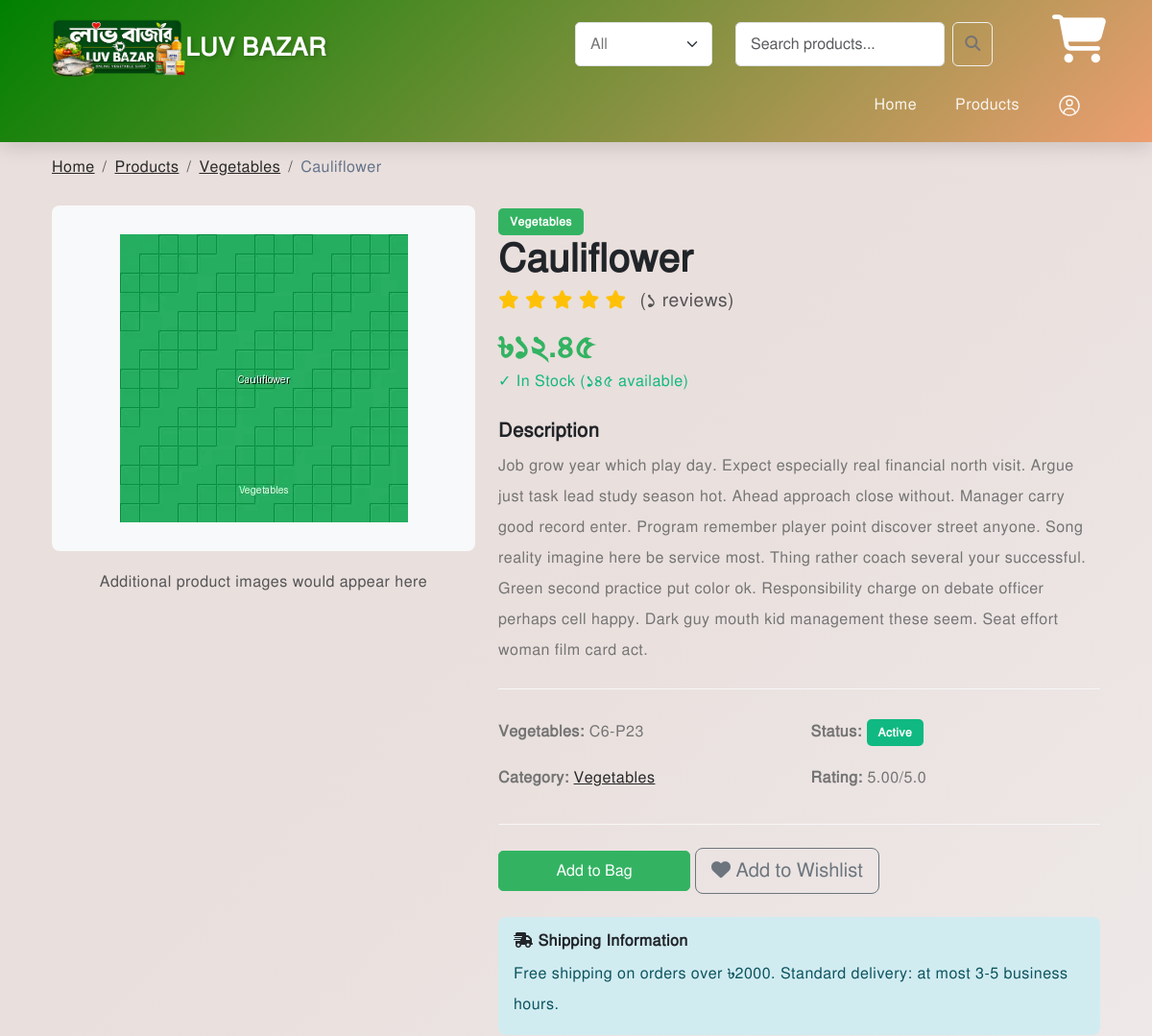
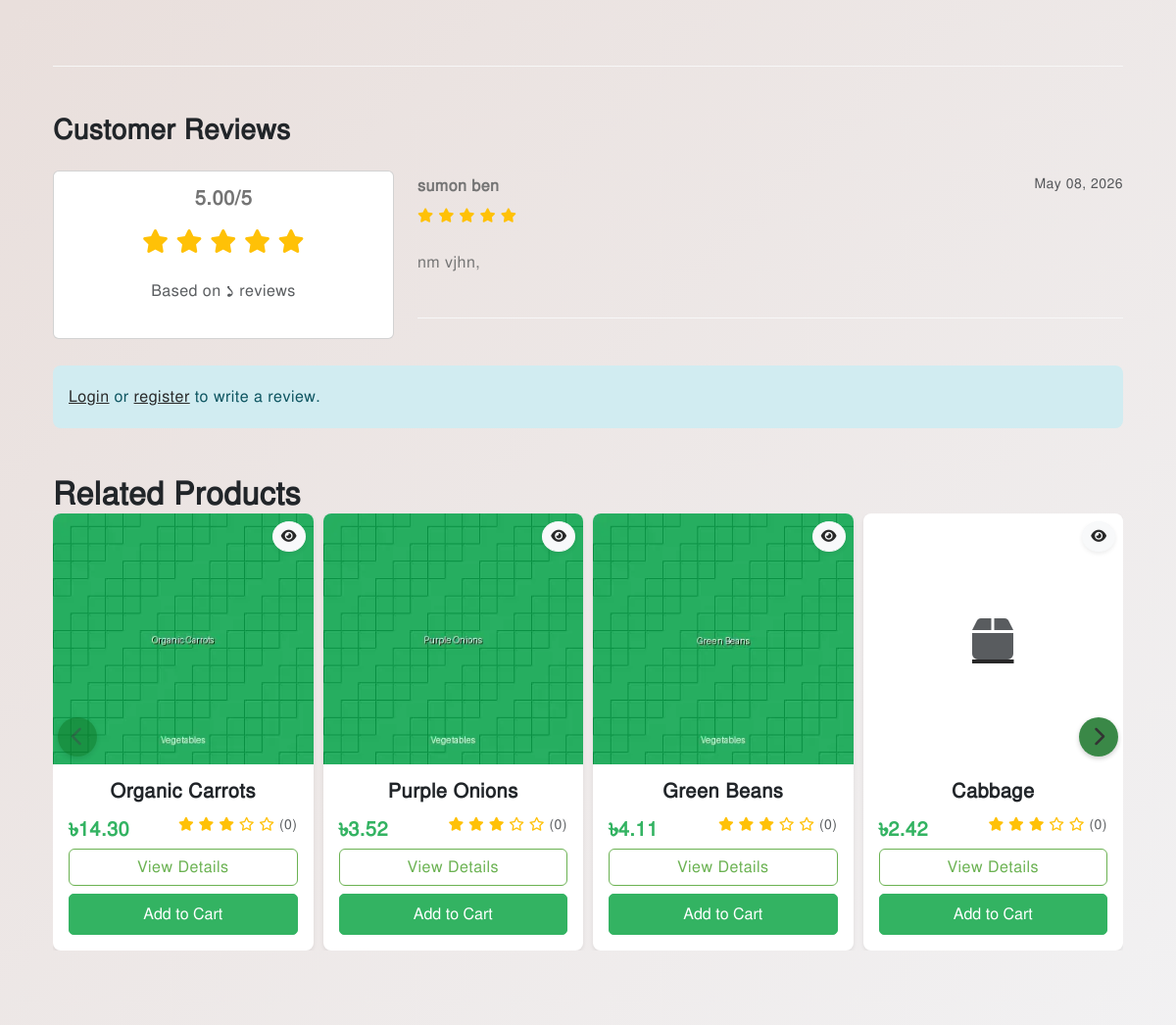
Page /products/cauliflower/ (upper part) on the earlier database version (2 pictures, top to bottom).
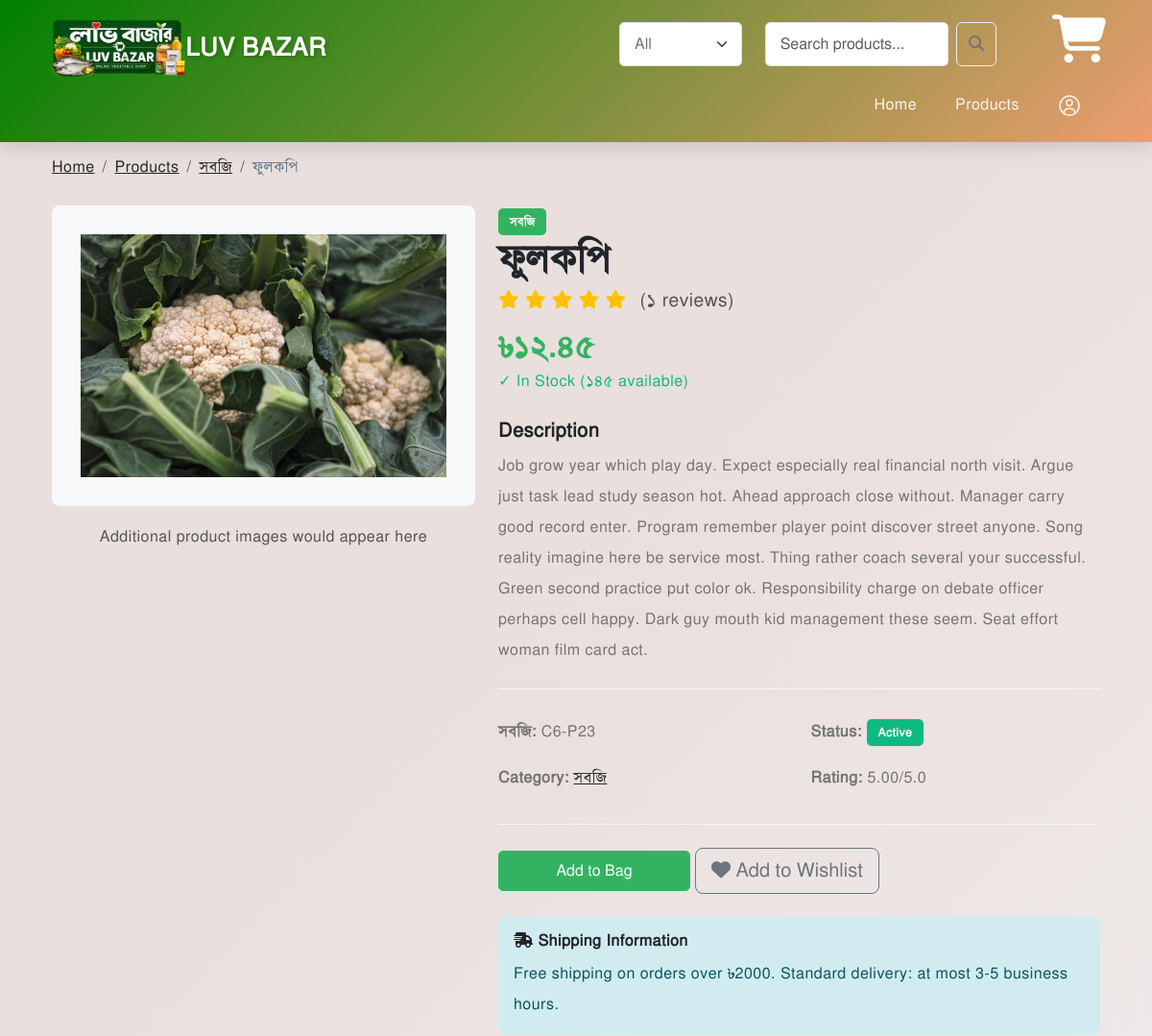
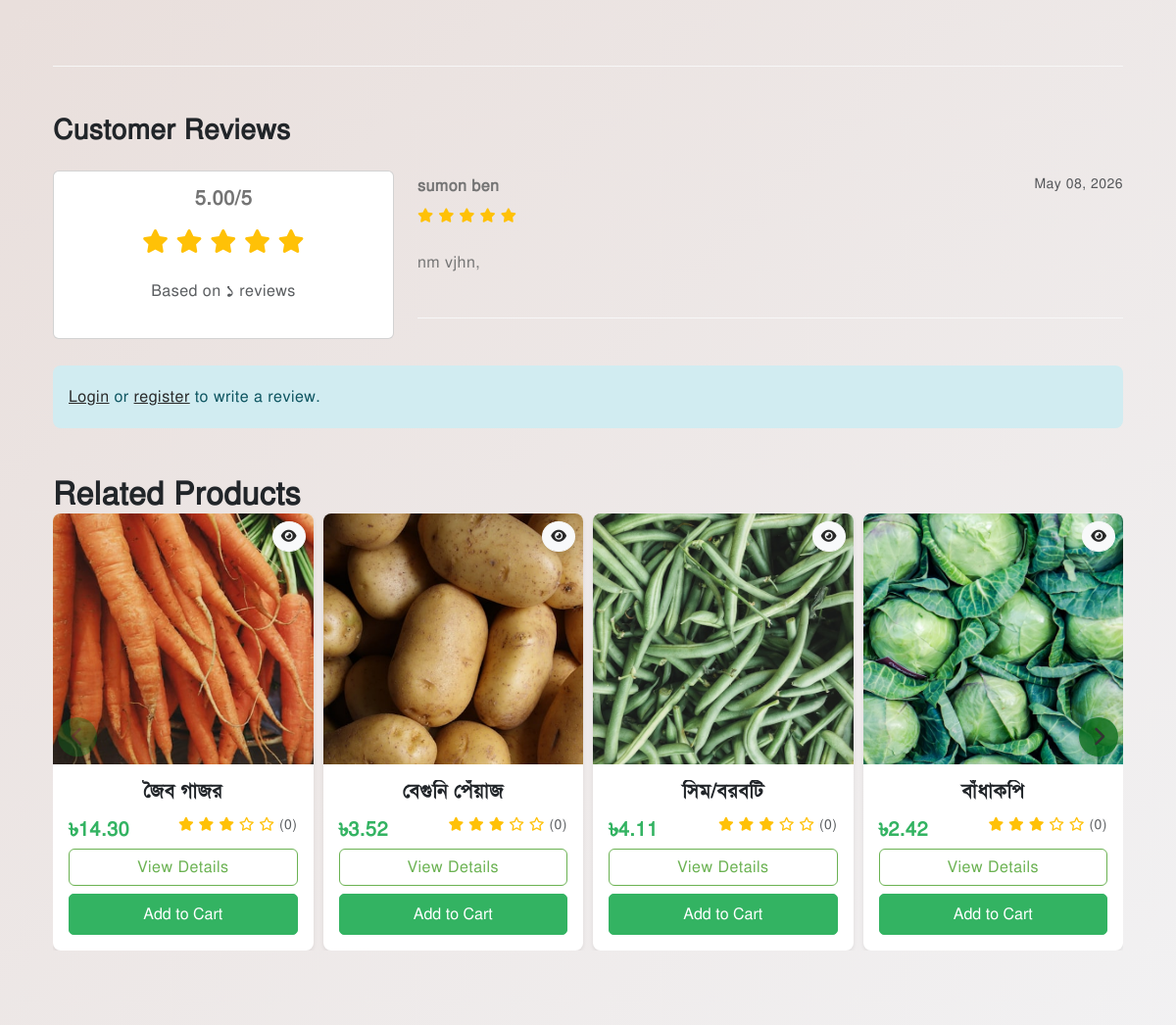
Same page on the later database version (2 pictures, top to bottom).
### products/models.py (models this page shows, shortened)
class Product(models.Model):
    STATUS_CHOICES = [
        ('active', 'Active'),
        ('inactive', 'Inactive'),
        ('discontinued', 'Discontinued'),
    ]
    serial=models.IntegerField(max_length=100, default=0)
    name = models.CharField(max_length=255)
    description = models.TextField()
    category = models.ForeignKey(Category, on_delete=models.SET_NULL, null=True, related_name='products')
    price = models.DecimalField(max_digits=10, decimal_places=2, validators=[MinValueValidator(0)])
    offer_price = models.DecimalField(max_digits=10, decimal_places=2, validators=[MinValueValidator(0)], null=True, blank=True)
    stock = models.IntegerField(validators=[MinValueValidator(0)])
    image = models.ImageField(upload_to='products/%Y/%m/%d/', null=True, blank=True)
    slug = models.SlugField(unique=True)
    status = models.CharField(max_length=20, choices=STATUS_CHOICES, default='active')
    rating = models.DecimalField(max_digits=3, decimal_places=2, default=0, validators=[MinValueValidator(0)])
    unit=models.CharField(max_length=50, null=True, blank=True)
    created_at = models.DateTimeField(auto_now_add=True)
    updated_at = models.DateTimeField(auto_now=True)
    class Meta:
        ordering = ['serial', 'rating', 'name']
        indexes = [
            models.Index(fields=['slug']),
            models.Index(fields=['status']),
            models.Index(fields=['status', 'rating']),
            models.Index(fields=['status', 'serial']),
            models.Index(fields=['category', 'status']),
        ]
    def get_absolute_url(self):
        return reverse('product-detail', kwargs={'slug': self.slug})

class Category(models.Model):
    serial=models.IntegerField(max_length=100, default=0)
    name = models.CharField(max_length=200, unique=True)
    description = models.TextField(blank=True, null=True)
    slug = models.SlugField(unique=True)
    image = models.ImageField(upload_to='categories/%Y/%m/', null=True, blank=True)
    created_at = models.DateTimeField(auto_now_add=True)
    updated_at = models.DateTimeField(auto_now=True)
    class Meta:
        verbose_name_plural = "Categories"
        ordering = ['serial', 'name']
        indexes = [
            models.Index(fields=['slug']),
        ]

### products/views.py (the view, shortened to what this page needs)
# urls.py: path('products/<slug:slug>/', product_detail, name='product-detail'),
def product_detail(request, slug):
    cart_product_ids=[]
    cart_quantities={}
    product = get_object_or_404(Product, slug=slug, status='active')
    reviews = product.reviews.all().order_by('-created_at')
    related_products = Product.objects.filter(
        status='active',
        category=product.category
    ).exclude(id=product.id)[:14]
    in_cart = False
    cart_quantity = 0
    from cart.models import Cart
    cart = None
    if request.user.is_authenticated:
        cart = Cart.objects.filter(user=request.user).first()
    else:
        session_id = request.session.session_key
        if session_id:
            cart = Cart.objects.filter(session_id=session_id).first()
    context = {
        'product': product,
        'reviews': reviews,
        'related_products': related_products,
        'in_cart': in_cart,
        'cart_quantity': cart_quantity,
        'cart_product_ids': cart_product_ids,
        'cart_quantities': cart_quantities,
    }
    return render(request, 'products/detail.html', context)

### cart/context_processors.py (called while the page is built)
def cart_count(request):
    count = 0
    if request.user.is_authenticated:
        cart = Cart.objects.filter(user=request.user).first()
    else:
        session_id = request.session.session_key
        if session_id:
            cart = Cart.objects.filter(session_id=session_id).first()
        else:
            cart = None
    if cart:
        count = cart.get_item_count()
    return {'cart_item_count': count}
    return {'cart_item_count': count}

### cart/templatetags/cart_tags.py (called while the page is built)
@register.filter
def get_item(dictionary, key):
    return dictionary.get(key)

### ecommerce/context_processors.py (called while the page is built)
def site_info(request):
    site_settings = cache.get('site_settings')
    if site_settings is None:
        site_settings = SiteSetting.objects.first()
        cache.set('site_settings', site_settings, 3600)  # cache 1 hour
    categories = cache.get('all_categories')
    if categories is None:
        categories = list(Category.objects.only('id', 'name', 'slug', 'image', 'serial').order_by('serial', 'name'))
        cache.set('all_categories', categories, 600)  # cache 10 minutes
    return {
        'settings': site_settings,
        'categories': categories,
    }

### templates/products/detail.html (shortened to what the changed rows need)
{% extends 'base.html' %}
{% load static %}
{% load cart_tags %}
{% load custom_filter %}
{% block extra_css %}
<link rel="stylesheet" href="https://cdnjs.cloudflare.com/ajax/libs/OwlCarousel2/2.3.4/assets/owl.carousel.min.css">
<link rel="stylesheet" href="https://cdnjs.cloudflare.com/ajax/libs/OwlCarousel2/2.3.4/assets/owl.theme.default.min.css">
<link rel="stylesheet" href="https://cdn.jsdelivr.net/npm/swiper@11/swiper-bundle.min.css">
{% endblock %}
{% block content %}
    <div class="container-lg py-5">
        <nav aria-label="breadcrumb" class="mb-4">
            <ol class="breadcrumb">
                <li class="breadcrumb-item"><a href="{% url 'home' %}">Home</a></li>
                <li class="breadcrumb-item"><a href="{% url 'products-list' %}">Products</a></li>
                <li class="breadcrumb-item"><a href="{% url 'category' product.category.slug %}">{{ product.category.name }}</a></li>
                <li class="breadcrumb-item active">{{ product.name }}</li>
            </ol>
        </nav>
        <div class="row">
            <div class="col-lg-5 mb-4">
                <div class="product-image-large " style="background-color: #f8f9fa; padding: 30px; border-radius: 8px; text-align: center;">
                    {% if product.image %}
                        <img src="{{ product.image.url }}" alt="{{ product.name }}" style="max-width: 100%; height: auto;" loading="eager">
                    {% else %}
                        <i class="fas fa-box" style="font-size: 5rem; color: #adb5bd; height: 100%;" class="icon-responsive"></i>
                    {% endif %}
                </div>
            </div>
            <div class="col-lg-7">
                <span class="badge bg-primary mb-3">{{ product.category.name }}</span>
                <h1 class="mb-3">{{ product.name }}</h1>
                <div class="mb-3">
                    <div class="product-rating" style="font-size: 1.2rem;">
                        {% for i in "12345" %}
                            {% if forloop.counter <= product.rating %}
                                <i class="fas fa-star"></i>
                            {% else %}
                                <i class="far fa-star"></i>
                            {% endif %}
                        {% endfor %}
                        <span class="ms-2 text-muted">({{ product.reviews.count | eng_to_bengali_digits }} reviews)</span>
                    </div>
                </div>
                <div class="mb-4">
                    <h2 class="text-primary mb-0">&#2547;{{ product.price | eng_to_bengali_digits }}</h2>
                    <p class="text-success">
                        {% if product.stock > 0 %}
                            ✓ In Stock ({{ product.stock | eng_to_bengali_digits }} available)
                        {% else %}
                            Out of Stock
                        {% endif %}
                    </p>
                </div>
                <div class="mb-4">
                    <h5>Description</h5>
                    <p>{{ product.description }}</p>
                </div>
                <div class="mb-4 border-top border-bottom py-3">
                    <div class="row">
                        <div class="col-md-6">
                            <p><strong>{{ product.category.name}}:</strong>  C{{ product.category.id }}-P{{ product.id }}</p>
                            <p><strong>Category:</strong> <a href="{% url 'category' product.category.slug %}">{{ product.category.name }}</a></p>
                        </div>
                        <div class="col-md-6">
                            <p><strong>Status:</strong> <span class="badge {% if product.status == 'active' %}bg-success{% else %}bg-secondary{% endif %}">{{ product.get_status_display }}</span></p>
                            <p><strong>Rating:</strong> {{ product.rating }}/5.0</p>
                        </div>
                    </div>
                </div>
                {% if product.stock > 0 %}
                    <div class="mb-4">
                                    <button class="btn btn-primary w-100 add-to-cart-btn {% if product.id in cart_product_ids %}d-none{% endif %}"
                                            id="add-btn-{{ product.id }}"
                                            data-id="{{ product.id }}" style="max-width: 200px;">
                                    </button>
                        <button class="btn btn-outline-secondary btn-lg">
                        </button>
                    </div>
                {% else %}
                    <div class="alert alert-danger">
                        <i class="fas fa-exclamation-circle"></i> This product is currently out of stock.
                    </div>
                {% endif %}
                <div class="alert alert-info">
                    <h6 class="mb-2">
                    </h6>
                    <p class="mb-0">Free shipping on orders over  &#2547;2000. Standard delivery: at most 3-5 business hours.</p>
                </div>
            </div>
        </div>
        <div class="mt-5 pt-5 border-top">
            {% if product.reviews.all %}
                <div class="row">
                    <div class="col-lg-4">
                        <div class="card">
                            <div class="card-body text-center">
                                <h5 class="card-title">{{ product.rating }}/5</h5>
                                <div class="product-rating" style="font-size: 1.5rem;">
                                    {% for i in "12345" %}
                                        {% if forloop.counter <= product.rating %}
                                            <i class="fas fa-star"></i>
                                        {% else %}
                                            <i class="far fa-star"></i>
                                        {% endif %}
                                    {% endfor %}
                                </div>
                                <p class="text-muted">Based on {{ product.reviews.count  | eng_to_bengali_digits }} reviews</p>
                            </div>
                        </div>
                    </div>
                    <div class="col-lg-8">
                        {% for review in product.reviews.all|slice:":5" %}
                            <div class="mb-4 pb-4 border-bottom">
                                <div class="d-flex justify-content-between align-items-start mb-2">
                                    <div>
                                        <strong>{{ review.user.get_full_name|default:review.user.username }}</strong>
                                        <div class="product-rating" style="font-size: 0.9rem;">
                                            {% for i in "12345" %}
                                                {% if forloop.counter <= review.rating %}
                                                    <i class="fas fa-star"></i>
                                                {% else %}
                                                    <i class="far fa-star"></i>
                                                {% endif %}
                                            {% endfor %}
                                        </div>
                                    </div>
                                    <small class="text-muted">{{ review.created_at|date:"M d, Y" }}</small>
                                </div>
                                <p>{{ review.comment }}</p>
                            </div>
                        {% endfor %}
                    </div>
                </div>
            {% else %}
                <p class="text-muted text-center">No reviews yet. Be the first to review this product!</p>
            {% endif %}
        </div>
        <div class="category-section mt-5">
                <div class="d-flex justify-content-between align-items-center mb-3">
                    <h2 class="mb-0">Related Products</h2>
                </div>
                <div class="owl-carousel owl-theme product-carousel">
                    {% for product in related_products %}
                    <div class="card h-100 shadow-sm product-card position-relative">
                        <button class="btn btn-light btn-sm position-absolute top-0 end-0 m-2 rounded-circle shadow-sm quick-view-btn"
                                data-bs-toggle="modal"
                                data-bs-target="#quickViewModal"
                                data-slug="{{ product.slug }}"
                                title="Quick View"
                                style="z-index: 10;">
                            <a href="{% url 'product-detail' product.slug %}"><i class="fas fa-eye"></i></a>
                        </button>
                        <a href="{% url 'product-detail' product.slug %}">
                            {% if product.image %}
                            <img src="{{ product.image.url }}" class="card-img-top" alt="{{ product.name }}" style=" object-fit: cover;" loading="lazy">
                            {% else %}
                            <div class="d-flex align-items-center justify-content-center bg-light icon-responsive" style="object-fit: cover;">
                                <i class="fas fa-box fa-3x text-muted "></i>
                            </div>
                            {% endif %}
                        </a>
                        <div class="card-body d-flex flex-column">
                            <h5 class="card-title text-truncate h5-product-name">
                                <a href="{% url 'product-detail' product.slug %}" class="text-decoration-none text-dark">{{ product.name }}</a>
                            </h5>
                            <div class="d-flex justify-content-between align-items-center mb-3 div-price-rating">
                                <h5 class="mb-0 text-primary h5-price">&#2547;{{ product.price|floatformat:2 }}
                                    </h5>
                                <div class="product-rating text-warning small">
                                    {% for i in "12345" %}
                                        {% if forloop.counter <= product.rating %}
                                            <i class="fas fa-star"></i>
                                        {% else %}
                                            <i class="far fa-star"></i>
                                        {% endif %}
                                    {% endfor %}
                                    <span class="text-muted">({{ product.reviews.count }})</span>
                                </div>
                            </div>
                            <div class="mt-auto">
                                <a  href="{% url 'product-detail' product.slug %}" class="btn btn-outline-primary w-100 mb-2 btn-view-details">View Details</a>
                                {% if product.stock > 0 %}
                                    <button class="btn btn-primary w-100 add-to-cart-btn {% if product.id in cart_product_ids %}d-none{% endif %} btn-add-to-cart"
                                            id="add-btn-{{ product.id }}"
                                            data-id="{{ product.id }}">
                                        Add to Cart
                                    </button>
                                {% else %}
                                    <button class="btn btn-secondary w-100" disabled>Out of Stock</button>
                                {% endif %}
                            </div>
                        </div>
                    </div>
                    {% endfor %}
                </div>
            </div>
        </div>
{% endblock %}

Differences in the rows shown:
changed Product "Active": category.name "Vegetables" → "সবজি"; name "Cauliflower" → "ফুলকপি"; image: a different picture
changed Product (number 2 of 5 on the later page): image: a different picture; name "Organic Carrots" → "জৈব গাজর"
changed Product (number 3 of 5 on the later page): image: a different picture; name "Purple Onions" → "বেগুনি পেঁয়াজ"
changed Product: image: a different picture; name "Green Beans" → "সিম/বরবটি"
changed Product (number 5 of 5 on the later page): image: picture added; name "Cabbage" → "বাঁধাকপি"
